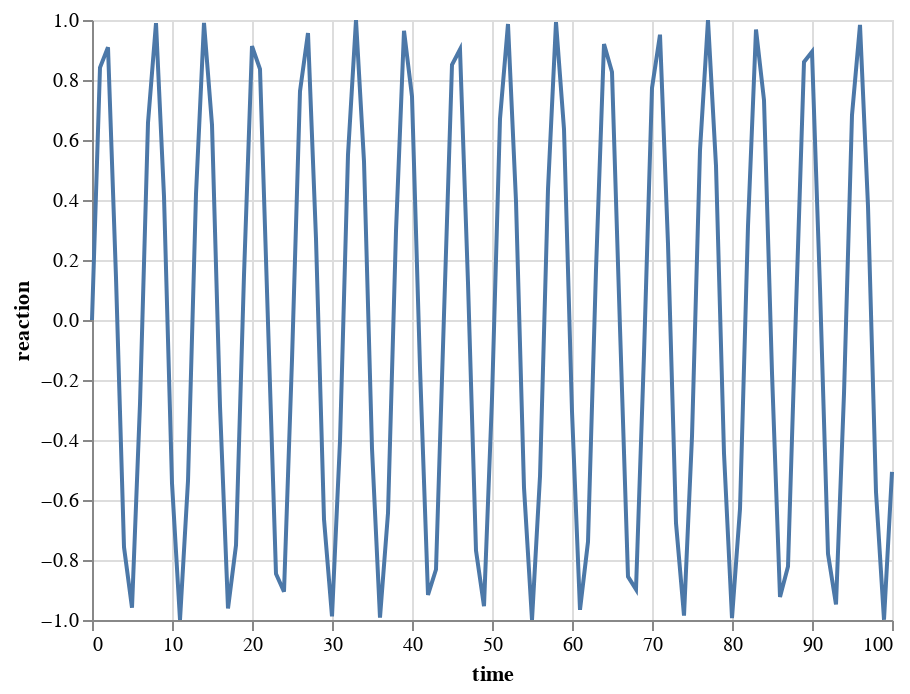

Notebook code cell kept with this figure:
### Code cell
alt.Chart(data2).mark_line().encode(
    x = "time",
    y = "reaction"
)

### Figure 1 — Vega-Lite specification as saved in the notebook (floating-point values rounded to 4 significant figures)
{"$schema": "https://vega.github.io/schema/vega-lite/v2.6.0.json", "config": {"view": {"height": 300, "width": 400}}, "data": {"name": "data-487a80a5fdfa89f92e876dc4d080a085"}, "datasets": {"data-487a80a5fdfa89f92e876dc4d080a085": [{"reaction": 0, "time": 0}, {"reaction": 0.8415, "time": 1}, {"reaction": 0.9093, "time": 2}, {"reaction": 0.1411, "time": 3}, {"reaction": -0.7568, "time": 4}, {"reaction": -0.9589, "time": 5}, {"reaction": -0.2794, "time": 6}, {"reaction": 0.657, "time": 7}, {"reaction": 0.9894, "time": 8}, {"reaction": 0.4121, "time": 9}, {"reaction": -0.544, "time": 10}, {"reaction": -1.0, "time": 11}, {"reaction": -0.5366, "time": 12}, {"reaction": 0.4202, "time": 13}, {"reaction": 0.9906, "time": 14}, {"reaction": 0.6503, "time": 15}, {"reaction": -0.2879, "time": 16}, {"reaction": -0.9614, "time": 17}, {"reaction": -0.751, "time": 18}, {"reaction": 0.1499, "time": 19}, {"reaction": 0.9129, "time": 20}, {"reaction": 0.8367, "time": 21}, {"reaction": -0.008851, "time": 22}, {"reaction": -0.8462, "time": 23}, {"reaction": -0.9056, "time": 24}, {"reaction": -0.1324, "time": 25}, {"reaction": 0.7626, "time": 26}, {"reaction": 0.9564, "time": 27}, {"reaction": 0.2709, "time": 28}, {"reaction": -0.6636, "time": 29}, {"reaction": -0.988, "time": 30}, {"reaction": -0.404, "time": 31}, {"reaction": 0.5514, "time": 32}, {"reaction": 0.9999, "time": 33}, {"reaction": 0.5291, "time": 34}, {"reaction": -0.4282, "time": 35}, {"reaction": -0.9918, "time": 36}, {"reaction": -0.6435, "time": 37}, {"reaction": 0.2964, "time": 38}, {"reaction": 0.9638, "time": 39}, {"reaction": 0.7451, "time": 40}, {"reaction": -0.1586, "time": 41}, {"reaction": -0.9165, "time": 42}, {"reaction": -0.8318, "time": 43}, {"reaction": 0.0177, "time": 44}, {"reaction": 0.8509, "time": 45}, {"reaction": 0.9018, "time": 46}, {"reaction": 0.1236, "time": 47}, {"reaction": -0.7683, "time": 48}, {"reaction": -0.9538, "time": 49}, {"reaction": -0.2624, "time": 50}, {"reaction": 0.6702, "time": 51}, {"reaction": 0.9866, "time": 52}, {"reaction": 0.3959, "time": 53}, {"reaction": -0.5588, "time": 54}, {"reaction": -0.9998, "time": 55}, {"reaction": -0.5216, "time": 56}, {"reaction": 0.4362, "time": 57}, {"reaction": 0.9929, "time": 58}, {"reaction": 0.6367, "time": 59}, {"reaction": -0.3048, "time": 60}, {"reaction": -0.9661, "time": 61}, {"reaction": -0.7392, "time": 62}, {"reaction": 0.1674, "time": 63}, {"reaction": 0.92, "time": 64}, {"reaction": 0.8268, "time": 65}, {"reaction": -0.02655, "time": 66}, {"reaction": -0.8555, "time": 67}, {"reaction": -0.8979, "time": 68}, {"reaction": -0.1148, "time": 69}, {"reaction": 0.7739, "time": 70}, {"reaction": 0.9511, "time": 71}, {"reaction": 0.2538, "time": 72}, {"reaction": -0.6768, "time": 73}, {"reaction": -0.9851, "time": 74}, {"reaction": -0.3878, "time": 75}, {"reaction": 0.5661, "time": 76}, {"reaction": 0.9995, "time": 77}, {"reaction": 0.514, "time": 78}, {"reaction": -0.4441, "time": 79}, {"reaction": -0.9939, "time": 80}, {"reaction": -0.6299, "time": 81}, {"reaction": 0.3132, "time": 82}, {"reaction": 0.9684, "time": 83}, {"reaction": 0.7332, "time": 84}, {"reaction": -0.1761, "time": 85}, {"reaction": -0.9235, "time": 86}, {"reaction": -0.8218, "time": 87}, {"reaction": 0.0354, "time": 88}, {"reaction": 0.8601, "time": 89}, {"reaction": 0.894, "time": 90}, {"reaction": 0.106, "time": 91}, {"reaction": -0.7795, "time": 92}, {"reaction": -0.9483, "time": 93}, {"reaction": -0.2453, "time": 94}, {"reaction": 0.6833, "time": 95}, {"reaction": 0.9836, "time": 96}, {"reaction": 0.3796, "time": 97}, {"reaction": -0.5734, "time": 98}, {"reaction": -0.9992, "time": 99}, {"reaction": -0.5064, "time": 100}]}, "encoding": {"x": {"field": "time", "type": "quantitative"}, "y": {"field": "reaction", "type": "quantitative"}}, "mark": "line"}
